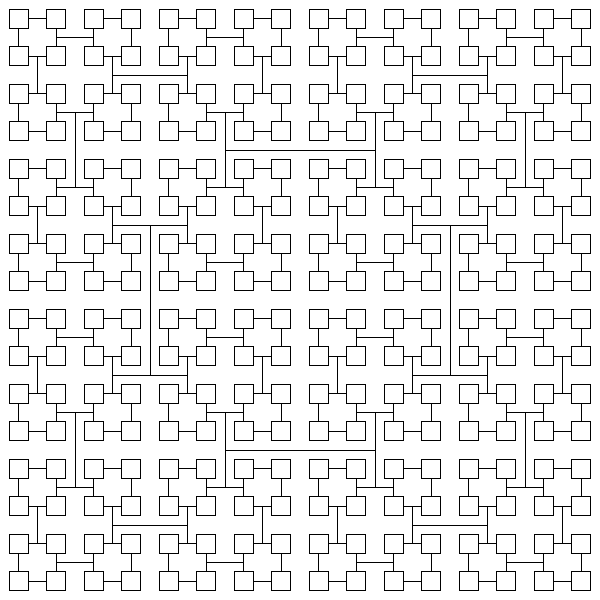
Frame 1 (no input)
Frame 2 (the mouse pressed at the canvas centre, redrawn once): identical to frame 1, image omitted

The Processing sketch that drew this single still picture (run headless with seeded random() and noise(); the mouse was pressed at the canvas centre and the sketch redrawn once):

// Processing sketch: sk_recursive_rects_corners
// ── sk_recursive_rects_corners.pde
void setup()
{
  size( 600, 600 );
  noLoop();  // アニメーションしない
}

void draw()
{
  background( 255 );  // 背景白
  drawRecursiveRects( width/2, height/2, width/2, height/2, 5 );  // 最初の再帰呼び出し
}

/**
  再帰関数：矩形の４つの角に小さな矩形を再帰的描画する．
*/
void drawRecursiveRects( float fCenterX, float fCenterY, float fWidth, float fHeight, int iLevel )
{  
  if( iLevel > 0 )
  {    
    // 矩形描画
    rectMode( CENTER );  // 矩形の座標を中心点で指定する
    rect( fCenterX, fCenterY, fWidth, fHeight );
    
    float fNewW = fWidth /2.0;
    float fNewHeight = fHeight /2.0;

    // 再帰呼び出し（矩形の４つの角に）
    drawRecursiveRects( fCenterX - fNewW, fCenterY - fNewHeight, fNewW, fNewHeight, iLevel - 1 );
    drawRecursiveRects( fCenterX + fNewW, fCenterY - fNewHeight, fNewW, fNewHeight, iLevel - 1 );
    drawRecursiveRects( fCenterX + fNewW, fCenterY + fNewHeight, fNewW, fNewHeight, iLevel - 1 );
    drawRecursiveRects( fCenterX - fNewW, fCenterY + fNewHeight, fNewW, fNewHeight, iLevel - 1 );
  }
}
